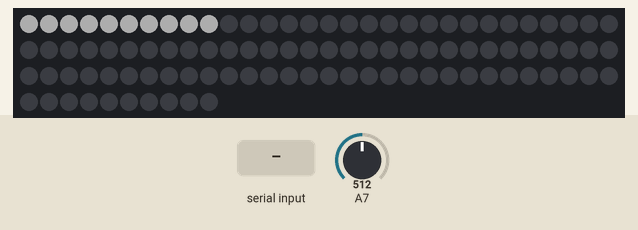
Simulated run of this sketch. Board: Arduino Uno, built for the host (arithmetic inside an expression is 32-bit, double 64-bit). Parts: 100 RGB LEDs in strip order, left to right, continuing on the next row. The inputs (shaded band) are chosen by the test bench; at power-on: A7 = 512. Dim RGB values are drawn brighter than linear; random numbers use the default seed unless the sketch sets one; what the sketch prints to the serial monitor is not drawn.

Above: at 1.2 s.

The sketch:

spectrumorientation.ino
```cpp
//This is not my code. I found it and used it as a base since the code for the instructables is bullshit and doesnt work. Ill make others lifes easier.
//I havent messed with the bluetooth yet, will keep posted as I go. I just do this when i have free time, so dont expect fast speedy work.
//And lastly, I have managed to use the same wireing diagram as the instructables so, just follow the guide.


// 16 Band led spectrum analyzer
// neopixel led strip 16 * 16 + hc-06 + simple mic amp
// code by worynim@gmail.com

// 현재 문제점 메모리 부족으로 256 개를 모두 켜기 어려움
// neo pixel 켜는 부분을 직접 하드 코딩 하는 것이 좋을 듯
// 주파수를 나누는 부분도 다시 신경을 써서.. 해볼 것.
// 정 안된다면.. 메가를 이용


unsigned char brightness = 50;
unsigned char line_color = 10;    // 0 : rainbow
unsigned char dot_dir = 0 ;      // 1:up,    0:down
unsigned char dot_color = 7  ;   // rainbow, This is chosen further down the code, feel free to change it to what you like
unsigned char line_dir = 1 ;     // 1: up    0: down
unsigned char random_flag=0;
unsigned char dot_on = 1; //1:on 0:off
unsigned char axis = 10; //DO NOT CHANGE!!!
#include <Adafruit_NeoPixel.h>
#define PIN 3
Adafruit_NeoPixel strip = Adafruit_NeoPixel(100, PIN, NEO_GRB + NEO_KHZ800);


#define LOG_OUT 1 // use the log output function
#define FFT_N 256 // set to 256 point fft
#include <math.h>
#include <FFT.h> // include the library

signed int sel_freq[11] = {0,2,4,6,8,10,12,14,16,18,20};

signed int freq_offset[10] = {
95,35,20,25,15,20,20,20,20,20   //Edit this if your shit gets weird false lights coming on. i recommend starting at all 15s and increrase if lights dont go off when source is turned all the way down.
};
unsigned char freq_div[10] = {
        10,15,15,15,15,15,15,15,15,15     //if it keeps peaking the top led, then add 1 to the specific row.
};

unsigned char band[10] = {
        0 };  // 0~15
unsigned char display_band[10]= {       //havent messed with this yet
        0 };
unsigned char dot_band[10]={
        0};


void setup() {
    Serial.begin(9600); // use the serial port
        TIMSK0 = 0; // turn off timer0 for lower jitter
        ADCSRA = 0xe5; // set the adc to free running mode
        ADMUX = 0b01000111; // use adc0
        DIDR0 = 0x01; // turn off the digital input for adc0

        strip.begin();
        strip.show(); // Initialize all pixels to 'off'

        strip.setBrightness(brightness);
}

void loop() {

        while(1) { // reduces jitter
                cli();  // UDRE interrupt slows this way down on arduino1.0
                for (int i = 0 ; i < 512 ; i += 2) { // save 256 samples
                        while(!(ADCSRA & 0x10)); // wait for adc to be ready
                        ADCSRA = 0xf5; // restart adc
                        byte m = ADCL; // fetch adc data
                        byte j = ADCH;
                        int k = (j << 8) | m; // form into an int
                        k -= 0x0200; // form into a signed int
                        k <<= 6; // form into a 16b signed int
                        fft_input[i] = k; // put real data into even bins
                        fft_input[i+1] = 0; // set odd bins to 0
                }
                fft_window(); // window the data for better frequency response
                fft_reorder(); // reorder the data before doing the fft
                fft_run(); // process the data in the fft
                fft_mag_log(); // take the output of the fft
                sei();

                volatile static unsigned char line_delay_count=0;
                volatile static signed char max_dot_count=0;

                if(++line_delay_count>=2) {    ///  2
                        line_delay_count=0;
                        for(int ii=0; ii<11; ii++)if( display_band[ii] > 0 )  display_band[ii] -=1;
                }

                           //     line_delay_count=100;
                             //  for(int ii=0; ii<10; ii++)if( display_band[ii] > 0 )  display_band[ii] -=1;    //These three lines allow you to have a custom refresh speed so, only mess with the line delay. I just keep it out.

                              // for(int ii=0; ii<10; ii++) display_band[ii] =0;


                if(++max_dot_count>=10 ) { ////8
                        max_dot_count=0;
                        for(int ii=0; ii<10; ii++)
                        {
                                if(dot_dir){
                                        if( dot_band[ii] > 0 )dot_band[ii] +=1;
                                }        /// up
                                else {
                                        if( dot_band[ii] > 0 )dot_band[ii] -=1;
                                }       /// down
                        }
                }

                static unsigned char color_offset=0;
                color_offset++;

if(dot_on == 1)axis=10;
else if(dot_on == 0)axis=11;
                for(int ii=0; ii<axis; ii++)   //X-axis height
                {
                        int fft_value=0;
                        long fft_sum=0;
   // 라인 부드럽게 하는 코드
                        unsigned char sum_count = sel_freq[ii+1] - sel_freq[ii];
                        for(int z =sum_count-1 ;  z > 0; z--) //  2,4,7
                        {
                                fft_sum += fft_log_out[ sel_freq[ii] + z ];
                        }
                        fft_value = fft_sum / sum_count + freq_offset[ii];

                        fft_value = fft_log_out[ sel_freq[ii] ] - freq_offset[ii];     // freq select

                        if( fft_value < 0 ) fft_value = 0;

                        band[ii] = fft_value / freq_div[ii];                  // current value update  range 0~15
                        if(band[ii] > axis) band[ii]=0;

                        if( display_band[ii] < band[ii] )  display_band[ii]= band[ii];     // line update

                        for(int jj=0; jj < axis; jj++) //Y Axis Height
                        {
                                int address =0;
                            // line direction LED 16ea
                              if (dot_on == 0){
                                if( (ii % 2) == (line_dir)) address = 0+jj-1 + (10*ii);
                                else address = jj-1 + (10*ii);
                              }
                              if(dot_on == 1){
                                if( (ii % 2) == (line_dir)) address = 0+ii + (10*jj);
                                else address = ii + (10*jj);}

                                // dot color line color
                                if((dot_band[ii] == jj) && (dot_on == 1))
                                {
                                        if(dot_color == 0)strip.setPixelColor(address, Wheel(9+jj + (10*ii) + color_offset)  );  // dot color Rainbow Moving
                                        else if(dot_color == 1)strip.setPixelColor(address, 0xFF0000);  // dot color Red
                                        else if(dot_color == 2)strip.setPixelColor(address, 0xFFFF00);  // dot color Yellow
                                        else if(dot_color == 3)strip.setPixelColor(address, 0x00FF00);  // dot color Lime Green    Looks scary, but google the weird number after address and google will show you the color.
                                        else if(dot_color == 4)strip.setPixelColor(address, 0x00FFFF);  // dot color Aqua
                                        else if(dot_color == 5)strip.setPixelColor(address, 0x0000FF);  // dot color Blue
                                        else if(dot_color == 6)strip.setPixelColor(address, 0xFF00FF);  // dot color Magenta/pink
                                        else if(dot_color == 7)strip.setPixelColor(address, 0xFFFFFF);  // dot color White
                                        else if(dot_color == 8)strip.setPixelColor(address, Wheel(9-jj + (10*ii)));  // dot color Rainbow still
                                        else ;
                                }
                                else if(display_band[ii] > jj)
                                {
                                        if(line_color == 0)strip.setPixelColor(address, Wheel(9-jj + (10*ii) + color_offset )   );  // line color : rainbow moving
                                        else if(line_color == 1)strip.setPixelColor(address, 0xFF0000);  // line color : Red
                                        else if(line_color == 2)strip.setPixelColor(address, 0xFFFF00 );  // line color : Yellow
                                        else if(line_color == 3)strip.setPixelColor(address, 0x00FF00 );  // line color : Lime Green
                                        else if(line_color == 4)strip.setPixelColor(address, 0x00FFFF );  // line color : Aqua
                                        else if(line_color == 5)strip.setPixelColor(address, 0x0000FF );  // line color : Blue
                                        else if(line_color == 6)strip.setPixelColor(address, 0xFF00FF );  // line color : Magenta/pink
                                        else if(line_color == 7)strip.setPixelColor(address, 0xFFFFFF );  // line color : White
                                        else if(line_color == 8)strip.setPixelColor(address, Wheel(9-jj + (10*ii))   );  // line color : rainbow still
                                        else if(line_color == 9){ //green to red
                                              if ((jj >=1) && (jj<= 2))strip.setPixelColor(address, 0x00FF00 );
                                              else if ((jj >2) && (jj<= 3))strip.setPixelColor(address, 0x247600 );
                                              else if ((jj >3) && (jj<= 4))strip.setPixelColor(address, 0x366400 );
                                              else if ((jj >4) && (jj<= 5))strip.setPixelColor(address, 0x585200 );
                                              else if ((jj >5) && (jj<= 6))strip.setPixelColor(address, 0x623800 );
                                              else if ((jj >6) && (jj<= 7))strip.setPixelColor(address, 0x742600 );
                                              else if ((jj >7) && (jj<= 8))strip.setPixelColor(address, 0x861400 );
                                              else if ((jj >8) && (jj<= 12))strip.setPixelColor(address, 0xFF0000 );
                                              else;
                                              }
                                        else if(line_color == 10){ //blue to red
                                              if ((jj >=1) && (jj<= 2))strip.setPixelColor(address, 0x0000FF );
                                              else if ((jj >2) && (jj<= 3))strip.setPixelColor(address, 0x240076 );
                                              else if ((jj >3) && (jj<= 4))strip.setPixelColor(address, 0x360064 );
                                              else if ((jj >4) && (jj<= 5))strip.setPixelColor(address, 0x580052 );
                                              else if ((jj >5) && (jj<= 6))strip.setPixelColor(address, 0x620038 );
                                              else if ((jj >6) && (jj<= 7))strip.setPixelColor(address, 0x740026 );
                                              else if ((jj >7) && (jj<= 8))strip.setPixelColor(address, 0x860014 );
                                              else if ((jj >8) && (jj<= 12))strip.setPixelColor(address, 0xFF0000 );
                                              else;
                                              }
                                        else if(line_color == 10){ //aqua to red
                                              if ((jj >=1) && (jj<= 2))strip.setPixelColor(address, 0x00FFFF );
                                              else if ((jj >2) && (jj<= 3))strip.setPixelColor(address, 0x247676 );
                                              else if ((jj >3) && (jj<= 4))strip.setPixelColor(address, 0x366464 );
                                              else if ((jj >4) && (jj<= 5))strip.setPixelColor(address, 0x585252 );
                                              else if ((jj >5) && (jj<= 6))strip.setPixelColor(address, 0x623838 );
                                              else if ((jj >6) && (jj<= 7))strip.setPixelColor(address, 0x742626 );
                                              else if ((jj >7) && (jj<= 8))strip.setPixelColor(address, 0x861414 );
                                              else if ((jj >8) && (jj<= 12))strip.setPixelColor(address, 0xFF0000 );
                                              else;
                                              }

                                        else ;
                                }
                                else   strip.setPixelColor(address, 0  );
                        }
                }
                strip.show();

                if( Serial.available() > 0 )//For Bluetooth Control
                {
                        static char rx_data=0;
                        rx_data = Serial.read();
                        if( rx_data == '1' ){
                                line_color++;
                                if(line_color > 9)line_color = 0;
                               Xprint();

                        }
                        else if( rx_data == '2' ){
                                dot_color++;
                                if(dot_color > 8)dot_color = 0;     //go up through list for dot colors.
                                Xprint();

                        }
                        else if( rx_data == '3')
                        {
                                line_color--;
                                if(line_color < 0)line_color = 9;   //go down through line colors
                                Xprint();

                        }
                        else if( rx_data == '4')
                        {
                                dot_color--;
                                if(dot_color < 0)dot_color = 8;
                                Xprint();
                        }
                        else if( rx_data == 'b'){
                                brightness += 25;
                                strip.setBrightness(brightness);
                                if( brightness < 25)brightness = 25;
                                Serial.print("brightness: ");
                                Serial.println(brightness);
                        }
                        else if( rx_data == 'r')
                        {
                                random_flag ^= 1;
if(random_flag) Serial.print("R ON");
                                else Serial.print("R OFF");                        }
                }

                if( random_flag )
                {
                        static unsigned int random_count=0;
                        random_count++;
                        if(random_count > 1000)
                        {
                                random_count=0;
                                dot_dir = random(2);
                                line_dir = random(2);
                                line_color = random(9);
                                dot_color = random(9);
                        }
                }
}
        }

void Xprint(){
lineprint();
Serial.print("|");
Dotprint();
}

void Dotprint(){                                       if(dot_color == 0)Serial.print("D.RainbowMov");  // dot color Rainbow Moving
                                        else if(dot_color == 1)Serial.println("D.Red");  // dot color Red
                                        else if(dot_color == 2)Serial.println("D.Yellow");  // dot color Yellow
                                        else if(dot_color == 3)Serial.println("D.Lime Green");  // dot color Lime Green    Looks scary, but google the weird number after address and google will show you the color.
                                        else if(dot_color == 4)Serial.println("D.Aqua");  // dot color Aqua                                       else if(dot_color == 5)Serial.println("D.Blue");  // dot color Blue
                                        else if(dot_color == 6)Serial.println("D.Magenta/pink");  // dot color Magenta/pink
                                        else if(dot_color == 7)Serial.println("D.White");  // dot color White
                                        else if(dot_color == 8)Serial.println("D.RainbowStill");  // dot color Rainbow still
                else;}
void lineprint(){
                                        if(line_color == 0)Serial.print("RainbowMov");  // dot color Rainbow Moving
                                        else if(line_color == 1)Serial.print("Red");  // dot color Red
                                        else if(line_color == 2)Serial.print("Yellow");  // dot color Yellow
                                        else if(line_color == 3)Serial.print("Lime Green");  // dot color Lime Green    Looks scary, but google the weird number after address and google will show you the color.
                                        else if(line_color == 4)Serial.print("Aqua");  // dot color Aqua
                                        else if(line_color == 5)Serial.print("Blue");  // dot color Blue
                                        else if(line_color == 6)Serial.print("Magenta/pink");  // dot color Magenta/pink
                                        else if(line_color == 7)Serial.print("White");  // dot color White
                                        else if(line_color == 8)Serial.print("RainbowStill");  // dot color Rainbow still
                                        else ;
}


uint32_t Wheel(byte WheelPos) {
        if(WheelPos < 85) {
                return strip.Color(WheelPos * 3, 255 - WheelPos * 3, 0);
        }
        else if(WheelPos < 170) {
                WheelPos -= 85;
                return strip.Color(255 - WheelPos * 3, 0, WheelPos * 3);
        }
        else {
                WheelPos -= 170;
                return strip.Color(0, WheelPos * 3, 255 - WheelPos * 3);
        }
}
```
